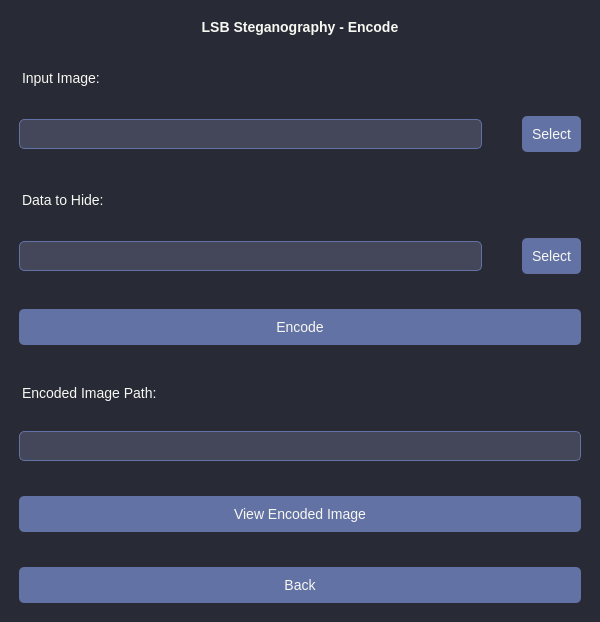
<?xml version="1.0" encoding="UTF-8"?>
<ui version="4.0">
 <class>EncodeWindow</class>
 <widget class="QMainWindow" name="EncodeWindow">
  <property name="geometry">
   <rect>
    <x>0</x>
    <y>0</y>
    <width>600</width>
    <height>550</height>
   </rect>
  </property>
  <property name="windowTitle">
   <string>LSB Steganography - Encode</string>
  </property>
  <property name="styleSheet">
   <string notr="true">QMainWindow {
    background-color: #282a36;
}

QLabel {
    color: #f8f8f2;
    font-size: 14px;
    margin-left: 10px;
    margin-right: 10px;
    margin-top: 10px;
    margin-bottom: 5px;
}

QLineEdit {
    background-color: #44475a;
    color: #f8f8f2;
    border: 1px solid #6272a4;
    border-radius: 5px;
    padding: 5px;
    margin-left: 10px;
    margin-right: 10px;
    margin-top: 5px;
    margin-bottom: 10px;
    font-size: 14px;
}

QPushButton {
    background-color: #6272a4;
    color: #f8f8f2;
    border: none;
    border-radius: 5px;
    padding: 10px;
    margin-left: 10px;
    margin-right: 10px;
    margin-top: 5px;
    margin-bottom: 10px;
    font-size: 14px;
}

QPushButton:hover {
    background-color: #8be9fd;
    color: #282a36;
}
</string>
  </property>
  <widget class="QWidget" name="centralwidget">
   <layout class="QVBoxLayout" name="verticalLayout">
    <property name="spacing">
     <number>20</number>
    </property>
    <item>
     <widget class="QLabel" name="lblTitle">
      <property name="font">
       <font>
        <pointsize>20</pointsize>
        <weight>75</weight>
        <bold>true</bold>
       </font>
      </property>
      <property name="text">
       <string>LSB Steganography - Encode</string>
      </property>
      <property name="alignment">
       <set>Qt::AlignCenter</set>
      </property>
     </widget>
    </item>
    <item>
     <widget class="QLabel" name="lblInputImage">
      <property name="text">
       <string>Input Image:</string>
      </property>
     </widget>
    </item>
    <item>
     <layout class="QHBoxLayout" name="horizontalLayout">
      <item>
       <widget class="QLineEdit" name="txtInputImage"/>
      </item>
      <item>
       <widget class="QPushButton" name="btnSelectInput">
        <property name="text">
         <string>Select</string>
        </property>
       </widget>
      </item>
     </layout>
    </item>
    <item>
     <widget class="QLabel" name="lblDataToHide">
      <property name="text">
       <string>Data to Hide:</string>
      </property>
     </widget>
    </item>
    <item>
     <layout class="QHBoxLayout" name="horizontalLayout_2">
      <item>
       <widget class="QLineEdit" name="txtDataToHide"/>
      </item>
      <item>
       <widget class="QPushButton" name="btnSelectData">
        <property name="text">
         <string>Select</string>
        </property>
       </widget>
      </item>
     </layout>
    </item>
    <item>
     <widget class="QPushButton" name="btnEncode">
      <property name="text">
       <string>Encode</string>
      </property>
     </widget>
    </item>
    <item>
     <widget class="QLabel" name="lblEncodedImagePath">
      <property name="text">
       <string>Encoded Image Path:</string>
      </property>
     </widget>
    </item>
    <item>
     <widget class="QLineEdit" name="txtEncodedImagePath">
      <property name="readOnly">
       <bool>true</bool>
      </property>
     </widget>
    </item>
    <item>
     <widget class="QPushButton" name="btnViewEncodedImage">
      <property name="text">
       <string>View Encoded Image</string>
      </property>
     </widget>
    </item>
    <item>
     <widget class="QPushButton" name="btnBack">
      <property name="text">
       <string>Back</string>
      </property>
     </widget>
    </item>
   </layout>
  </widget>
 </widget>
 <resources/>
 <connections/>
</ui>
